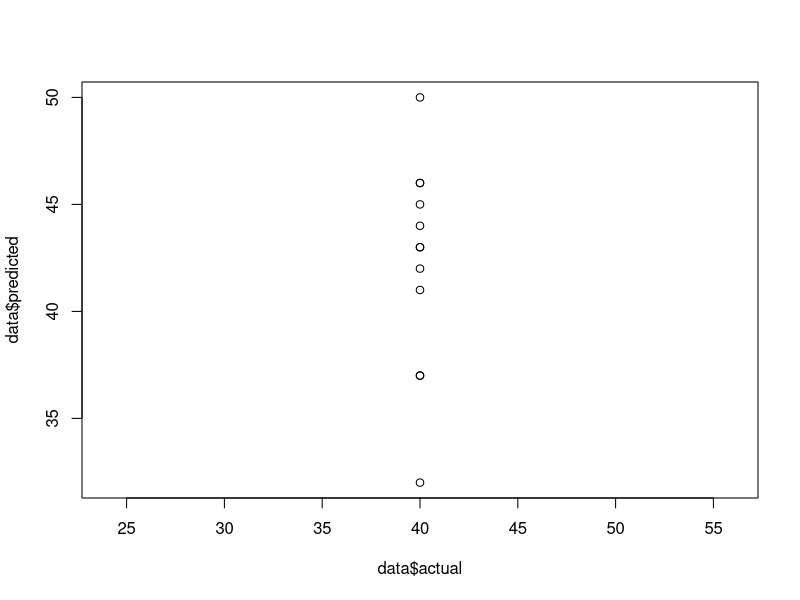

The R script that drew this image:
# RMSE calcuation

# relative RMSE

data <- data.frame(actual=rep(40,12 ), #c(40, 40, 40, 47, 48, 49, 46, 43, 42, 37, 36, 40),
                   predicted=c(37, 37, 43, 46, 46, 50, 45, 44, 43, 41, 32, 42))
data

windows()
plot(data$actual, data$predicted)

# own sqrt function
rmse = sqrt(mean((data$actual - data$predicted)^2))
target = mean(data$actual)
mean_pred = mean(data$predicted)

rmse/target # is this %??? 0.12
